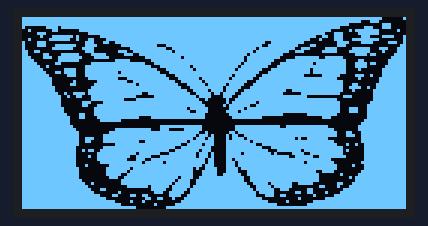
A sketch run on a simulated Arduino Uno, built with avr-gcc and run on an emulated ATmega328P. Shown: 128×64 one-colour display.

Above: at 0.1 s.

The sketch:

oled_logo.ino
```cpp
#include <SPI.h>
#include <Wire.h>
#include <Adafruit_GFX.h>
#include <Adafruit_SSD1306.h>

#define SCREEN_WIDTH 128 // OLED display width, in pixels
#define SSD1306_LCDHEIGHT 64 // OLED display height, in pixels

// Declaration for an SSD1306 display connected to I2C (SDA, SCL pins)
// The pins for I2C are defined by the Wire-library.
// On an arduino UNO:       A4(SDA), A5(SCL)
#define OLED_RESET     -1 // Reset pin # (or -1 if sharing Arduino reset pin)
#define SCREEN_ADDRESS 0x3C ///< See datasheet for Address; 0x3D for 128x64, 0x3C for 128x32
Adafruit_SSD1306 display(SCREEN_WIDTH, SSD1306_LCDHEIGHT, &Wire, OLED_RESET);

#if (SSD1306_LCDHEIGHT != 64)
#error("Height incorrect, please fix Adafruit_SSD1306.h!");
#endif
const unsigned char myBitmap [] PROGMEM = {
  0xff, 0xff, 0xff, 0xff, 0xff, 0xff, 0xff, 0xff, 0xff, 0xff, 0xff, 0xff, 0xff, 0xff, 0xff, 0x01,
	0xff, 0xff, 0xff, 0xff, 0xff, 0xff, 0xff, 0xff, 0xff, 0xff, 0xff, 0xff, 0xff, 0xff, 0x8e, 0x00,
	0xff, 0xff, 0xff, 0xff, 0xff, 0xff, 0xff, 0xff, 0xff, 0xff, 0xff, 0xff, 0xff, 0xf8, 0x00, 0xe0,
	0x80, 0xf7, 0xff, 0xff, 0xff, 0xff, 0xff, 0xff, 0xff, 0xff, 0xff, 0xff, 0xff, 0xc0, 0x38, 0xe0,
	0x20, 0x30, 0x1f, 0xff, 0xff, 0xff, 0xff, 0xff, 0xff, 0xff, 0xff, 0xff, 0xfe, 0x05, 0xfe, 0x04,
	0x07, 0x00, 0x03, 0xff, 0xff, 0xff, 0xff, 0xff, 0xff, 0xff, 0xff, 0xff, 0xf8, 0xe0, 0xfe, 0x00,
	0x02, 0x3f, 0xa0, 0x3f, 0xff, 0xff, 0xff, 0xff, 0xff, 0xff, 0xff, 0xff, 0xcc, 0xe0, 0x70, 0xf1,
	0x20, 0x7f, 0x23, 0x0f, 0xff, 0xff, 0xff, 0xff, 0xff, 0xff, 0xff, 0xff, 0x10, 0xe3, 0xfe, 0x01,
	0x87, 0x00, 0x07, 0x19, 0xff, 0xff, 0xff, 0xff, 0xff, 0xff, 0x9f, 0xfc, 0x00, 0x78, 0x78, 0x39,
	0x87, 0x1f, 0xc7, 0x80, 0x7f, 0xf8, 0xff, 0xff, 0xff, 0xff, 0x3f, 0xf0, 0xc0, 0x70, 0x00, 0x03,
	0x80, 0x3f, 0x8f, 0x00, 0x0f, 0xff, 0x3f, 0xff, 0xff, 0xfd, 0xff, 0xe7, 0x07, 0x83, 0xf1, 0xc7,
	0xcc, 0x00, 0x07, 0x00, 0xe7, 0xff, 0xdf, 0xff, 0xff, 0xfb, 0xff, 0x9c, 0x0f, 0x87, 0xf0, 0x87,
	0xc1, 0x87, 0xe1, 0xf0, 0x39, 0xff, 0xff, 0xff, 0xff, 0xef, 0xfe, 0x00, 0x00, 0x01, 0xec, 0x0f,
	0xe1, 0xcf, 0xf0, 0xf8, 0x00, 0x7f, 0xfb, 0xff, 0xff, 0xdf, 0xfc, 0x1f, 0xe7, 0xe0, 0x00, 0x1f,
	0xf0, 0x0f, 0xe0, 0x01, 0xf0, 0x1f, 0xff, 0xff, 0xff, 0xdf, 0xf0, 0xff, 0xff, 0xf0, 0xc0, 0x3f,
	0xf8, 0x18, 0x01, 0xff, 0xff, 0x8f, 0xff, 0xff, 0xff, 0xbf, 0xe3, 0xff, 0xbf, 0xf1, 0xec, 0x3f,
	0xfc, 0x80, 0x07, 0xff, 0xff, 0xe3, 0xff, 0x7f, 0xff, 0x7f, 0xc7, 0xff, 0xff, 0xf1, 0xe0, 0x7f,
	0xfe, 0x03, 0xc7, 0xff, 0xff, 0xf8, 0xff, 0xbf, 0xfe, 0xff, 0x1f, 0xff, 0x7f, 0xf0, 0x80, 0xff,
	0xff, 0x1b, 0xc7, 0xff, 0x7f, 0xfc, 0x7f, 0xff, 0xff, 0xfe, 0x3f, 0xff, 0x7f, 0xf0, 0x00, 0xff,
	0xff, 0x81, 0xc7, 0xff, 0xff, 0xff, 0x1f, 0xff, 0xfd, 0xfc, 0xff, 0xfc, 0x0f, 0xc1, 0xc8, 0xff,
	0xff, 0xc0, 0x03, 0xff, 0x1f, 0xff, 0x8f, 0xef, 0xfb, 0xf9, 0xff, 0xff, 0xff, 0x80, 0x81, 0xff,
	0xff, 0xc0, 0x40, 0x7f, 0xe7, 0xff, 0xe7, 0xf7, 0xff, 0xe3, 0xff, 0xff, 0xff, 0xe0, 0x01, 0xff,
	0xff, 0xc0, 0xc0, 0xff, 0xfd, 0xff, 0xf1, 0xfb, 0xf7, 0xc7, 0xff, 0xff, 0xff, 0xe3, 0x03, 0xff,
	0xff, 0xe0, 0x01, 0xff, 0xff, 0xff, 0xf8, 0xff, 0xef, 0x8f, 0xff, 0xff, 0xff, 0xe7, 0x93, 0xff,
	0xff, 0xe0, 0x03, 0xff, 0xff, 0xff, 0xfe, 0x7d, 0xef, 0x3f, 0xff, 0x3f, 0xff, 0xe2, 0x07, 0xff,
	0xff, 0xf2, 0x7b, 0xff, 0xff, 0x3f, 0xff, 0x3e, 0xde, 0x7f, 0xfe, 0x07, 0xff, 0xc0, 0x07, 0xff,
	0xff, 0xf9, 0x31, 0xff, 0xfc, 0x0f, 0xff, 0xde, 0x1c, 0xff, 0xff, 0xfe, 0x00, 0x1c, 0x07, 0xff,
	0xff, 0xf8, 0x01, 0xff, 0xc3, 0xff, 0xff, 0xe4, 0x09, 0xff, 0xff, 0xff, 0xff, 0x80, 0x07, 0xff,
	0xff, 0xf8, 0x0e, 0x1f, 0xff, 0xff, 0xff, 0xf0, 0x0b, 0xfd, 0xff, 0xff, 0xff, 0xc0, 0x0f, 0xff,
	0xff, 0xf8, 0x0c, 0x7f, 0xff, 0xff, 0xff, 0xf8, 0x17, 0xf3, 0xff, 0xff, 0xff, 0xc0, 0x1f, 0xff,
	0xff, 0xfc, 0x00, 0xff, 0xff, 0xff, 0xfe, 0xfc, 0x07, 0xdf, 0xff, 0xff, 0xff, 0xc7, 0x1f, 0xff,
	0xff, 0xfc, 0x00, 0xff, 0xff, 0xff, 0xff, 0x3c, 0x0f, 0x7f, 0xff, 0xff, 0xff, 0xc7, 0x1f, 0xff,
	0xff, 0xfe, 0x18, 0xff, 0xff, 0xff, 0xff, 0xf8, 0x07, 0xff, 0xfe, 0x01, 0xff, 0x80, 0x1f, 0xff,
	0xff, 0xff, 0x18, 0x7f, 0xfe, 0x1f, 0xff, 0xf8, 0x03, 0xff, 0x00, 0x00, 0x0e, 0x00, 0x1f, 0xff,
	0xff, 0xff, 0x00, 0x3f, 0x80, 0x00, 0x00, 0x00, 0x00, 0x00, 0x00, 0x00, 0x00, 0x00, 0x3f, 0xff,
	0xff, 0xff, 0x00, 0x00, 0x00, 0x00, 0x00, 0x00, 0x00, 0x00, 0x00, 0x00, 0x00, 0x00, 0x7f, 0xff,
	0xff, 0xff, 0x80, 0x00, 0x00, 0x03, 0xff, 0xf0, 0x01, 0xff, 0xfc, 0xff, 0xfc, 0x00, 0xff, 0xff,
	0xff, 0xff, 0xc0, 0x01, 0xff, 0xe3, 0x83, 0xf0, 0x01, 0xff, 0xff, 0xff, 0xff, 0x00, 0xff, 0xff,
	0xff, 0xff, 0xe0, 0x07, 0xff, 0xff, 0xff, 0xe4, 0x06, 0xff, 0xff, 0xff, 0xff, 0x8c, 0x7f, 0xff,
	0xff, 0xff, 0xe0, 0x1f, 0xff, 0xff, 0xff, 0xdd, 0x0b, 0x3f, 0xff, 0xff, 0xff, 0x8e, 0x7f, 0xff,
	0xff, 0xff, 0xe7, 0x1f, 0xff, 0xff, 0xff, 0xbb, 0x0b, 0xdf, 0xff, 0xe9, 0xfc, 0x00, 0x7f, 0xff,
	0xff, 0xff, 0xe6, 0x1f, 0xfe, 0x7f, 0xfe, 0xff, 0x0f, 0xf7, 0xff, 0xff, 0xff, 0x00, 0x7f, 0xff,
	0xff, 0xff, 0xe0, 0x01, 0xff, 0xff, 0xf9, 0xf7, 0x0f, 0xfc, 0xff, 0xff, 0xff, 0x89, 0x3f, 0xff,
	0xff, 0xff, 0xc0, 0x1f, 0xff, 0xff, 0xe7, 0xfe, 0x0f, 0xff, 0x1f, 0xff, 0xff, 0xe0, 0x3f, 0xff,
	0xff, 0xff, 0xcb, 0x3f, 0xff, 0xff, 0x9f, 0xee, 0x0f, 0xff, 0xc7, 0xfb, 0xff, 0xe8, 0x3f, 0xff,
	0xff, 0xff, 0xc0, 0x7f, 0xfd, 0xfc, 0x7f, 0xdd, 0x0f, 0xbf, 0xe8, 0x3c, 0xff, 0xe0, 0x3f, 0xff,
	0xff, 0xff, 0xc2, 0x7f, 0xf3, 0xe3, 0xff, 0xdd, 0x0f, 0xff, 0xff, 0x9f, 0x9f, 0xf0, 0x3f, 0xff,
	0xff, 0xff, 0xc0, 0x7f, 0xe3, 0x9f, 0xff, 0xfb, 0x0d, 0xff, 0xff, 0xff, 0xfe, 0x00, 0x3f, 0xff,
	0xff, 0xff, 0xc0, 0x3f, 0xff, 0x7e, 0xff, 0xfb, 0x0e, 0xff, 0xff, 0xfd, 0xff, 0x00, 0x7f, 0xff,
	0xff, 0xff, 0xc4, 0x07, 0xff, 0xff, 0xff, 0xf7, 0x0e, 0xff, 0xff, 0xff, 0xff, 0x82, 0x3f, 0xff,
	0xff, 0xff, 0xe0, 0x0f, 0xf7, 0xff, 0xff, 0xa7, 0x8f, 0x7f, 0xff, 0xff, 0xff, 0x80, 0x3f, 0xff,
	0xff, 0xff, 0xe0, 0x0f, 0xef, 0xff, 0xff, 0x8f, 0x8f, 0x1f, 0xff, 0xff, 0xcf, 0x00, 0x7f, 0xff,
	0xff, 0xff, 0xe0, 0x0f, 0x9f, 0xff, 0xff, 0x8f, 0x9f, 0x9f, 0xff, 0xff, 0xe0, 0x20, 0xff, 0xff,
	0xff, 0xff, 0xe0, 0x07, 0x3f, 0xff, 0xf7, 0x9f, 0xff, 0xcf, 0xff, 0xff, 0xe0, 0x05, 0xff, 0xff,
	0xff, 0xff, 0xf0, 0x00, 0x7f, 0xff, 0xef, 0x3f, 0xff, 0xcf, 0xff, 0xff, 0xe0, 0x01, 0xff, 0xff,
	0xff, 0xff, 0xf9, 0x00, 0x7f, 0xff, 0xdf, 0x3f, 0xff, 0xe7, 0xdf, 0xcf, 0x80, 0x63, 0xff, 0xff,
	0xff, 0xff, 0xfc, 0x00, 0x1f, 0xdf, 0xbf, 0x7f, 0xff, 0xf3, 0xef, 0xc0, 0x18, 0x47, 0xff, 0xff,
	0xff, 0xff, 0xfe, 0x30, 0x00, 0x1f, 0x3e, 0xff, 0xff, 0xfb, 0xf3, 0x81, 0x80, 0x1f, 0xff, 0xff,
	0xff, 0xff, 0xff, 0x00, 0x80, 0x0e, 0x7c, 0xff, 0xff, 0xfd, 0xf0, 0x19, 0x84, 0x3f, 0xff, 0xff,
	0xff, 0xff, 0xff, 0xc3, 0x0c, 0xc0, 0x79, 0xff, 0xff, 0xfc, 0x73, 0x00, 0x40, 0xff, 0xff, 0xff,
	0xff, 0xff, 0xff, 0xf0, 0x00, 0x66, 0x23, 0xff, 0xff, 0xff, 0x00, 0x08, 0x07, 0xff, 0xff, 0xff,
	0xff, 0xff, 0xff, 0xfe, 0x08, 0x80, 0x07, 0xff, 0xff, 0xff, 0xc0, 0x80, 0x7f, 0xff, 0xff, 0xff,
	0xff, 0xff, 0xff, 0xff, 0x80, 0x08, 0x1f, 0xff, 0xff, 0xff, 0xf8, 0x01, 0xff, 0xff, 0xff, 0xff,
	0xff, 0xff, 0xff, 0xff, 0xfc, 0x00, 0xff, 0xff, 0xff, 0xff, 0xff, 0xff, 0xff, 0xff, 0xff, 0xff
};
void setup()   {
  display.begin(SSD1306_SWITCHCAPVCC, 0x3C);

  display.clearDisplay(); // Make sure the display is cleared
  // Draw the bitmap:
  // drawBitmap(x position, y position, bitmap data, bitmap width, bitmap height, color)
  display.drawBitmap(0, 0, myBitmap, 128, 64, SSD1306_INVERSE);

  // Update the display
  display.display();
}


void loop() {

}
```
